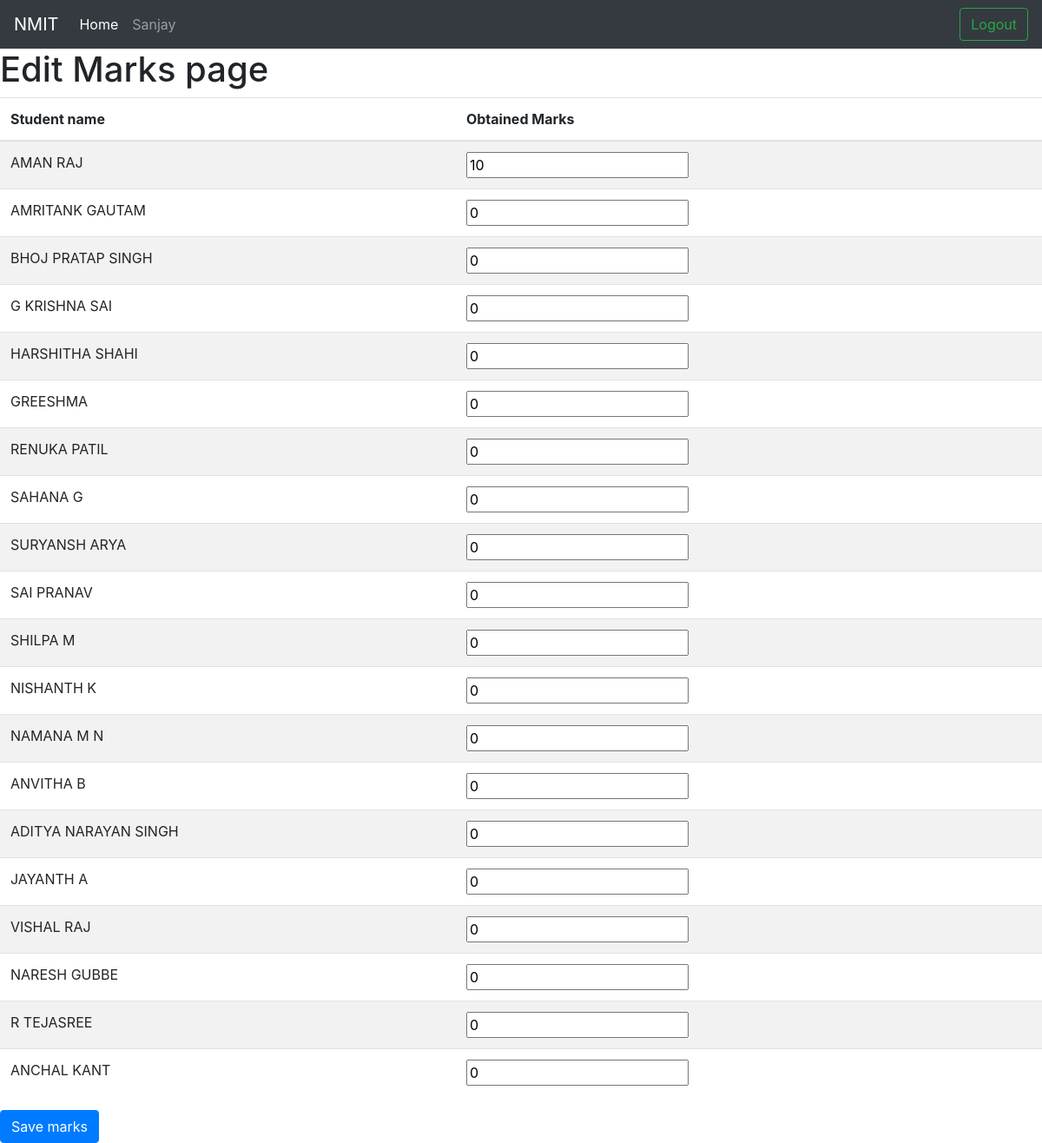
The page /academic/edit_marks/1/3/1/9 (signed in) on the database its author committed.
### academic/models.py (models this page shows, shortened)
class marks(models.Model):
    test_id = models.ForeignKey(test,on_delete=models.CASCADE)
    student = models.ForeignKey(User,on_delete=models.CASCADE)
    marks_obtained = models.IntegerField(default=0)

### academic/views.py (the view)
# urls.py: path('edit_marks/<int:class_id>/<int:subject_id>/<int:exam_id>/<int:test_id>',views.edit_marks,name='edit_marks'),
@login_required
def edit_marks(request,class_id,subject_id,exam_id,test_id):
    sclass = sub_class.objects.get(id=class_id)
    students_marked = list(marks.objects.filter(test_id__id=test_id))
    return render(request,'edit_marks.html',{'students_marked':students_marked,'class_id':class_id,'subject_id':subject_id,'exam_id':exam_id})

### academic/templates/edit_marks.html (shortened to what this page needs)
{% extends "base.html" %}
{% block content %}
<h1>Edit Marks page</h1>
<form action="{% url 'academic:save_marks' %}" method="post">
    <table class="table table-striped">
          <thead>
            <tr>
              <th>Student name</th>
              <th>Obtained Marks</th>
            </tr>
          </thead>
          <tbody>
            {% for i in students_marked %}
            <tr>
              <td>{{i.student.first_name}}</td>
              <td>
                <input type="number" name="{{i.student.username}}" value="{{i.marks_obtained}}">
              </td>
            </tr>
            {% endfor %}
          </tbody>
        </table>
        <input type="submit" value="Save marks" class="btn btn-primary">
</form>
{% endblock %}

### templates/base.html (shortened to what this page needs)
<!DOCTYPE html>
<html>
<head>
	<link rel="stylesheet" href="https://cdn.jsdelivr.net/npm/bootstrap@4.6.0/dist/css/bootstrap.min.css">
</head>
<body>
	{% if user.is_authenticated %}
	<nav class="navbar navbar-expand-lg navbar-dark bg-dark">
  <a class="navbar-brand" href="https://nmit.ac.in/" target="_blank">NMIT</a>
  <div class="collapse navbar-collapse" id="navbarTogglerDemo03">
    <ul class="navbar-nav mr-auto mt-2 mt-lg-0">
      <li class="nav-item active">
        <a class="nav-link" href="#">Home <span class="sr-only">(current)</span></a>
      </li>
      <li class="nav-item">
        <a class="nav-link" href="#">{{ user.username }}</a>
      </li>
    </ul>
      <a href="{% url 'user:logout' %}"><button class="btn btn-outline-success my-2 my-sm-0" >Logout</button></a>
  </div>
</nav>
{% endif %}
	{% block content %}
	{% endblock %}
</body>
</html>

### rows shown on the page
marks: student.first_name "AMAN RAJ", marks_obtained "10"
marks: student.first_name "AMRITANK GAUTAM", marks_obtained "0"
marks: student.first_name "BHOJ PRATAP SINGH", marks_obtained "0"
marks: student.first_name "G KRISHNA SAI", marks_obtained "0"
marks: student.first_name "HARSHITHA SHAHI", marks_obtained "0"
marks: student.first_name "GREESHMA", marks_obtained "0"
marks: student.first_name "RENUKA PATIL", marks_obtained "0"
marks: student.first_name "SAHANA G", marks_obtained "0"
marks: student.first_name "SURYANSH ARYA", marks_obtained "0"
marks: student.first_name "SAI PRANAV", marks_obtained "0"
marks: student.first_name "SHILPA M", marks_obtained "0"
marks: student.first_name "NISHANTH K", marks_obtained "0"
marks: student.first_name "NAMANA M N", marks_obtained "0"
marks: student.first_name "ANVITHA B", marks_obtained "0"
marks: student.first_name "ADITYA NARAYAN SINGH", marks_obtained "0"
marks: student.first_name "JAYANTH A", marks_obtained "0"
marks: student.first_name "VISHAL RAJ", marks_obtained "0"
marks: student.first_name "NARESH GUBBE", marks_obtained "0"
marks: student.first_name "R TEJASREE", marks_obtained "0"
marks: student.first_name "ANCHAL KANT", marks_obtained "0"

### other values the page prints
{{ user.username }} "Sanjay"
